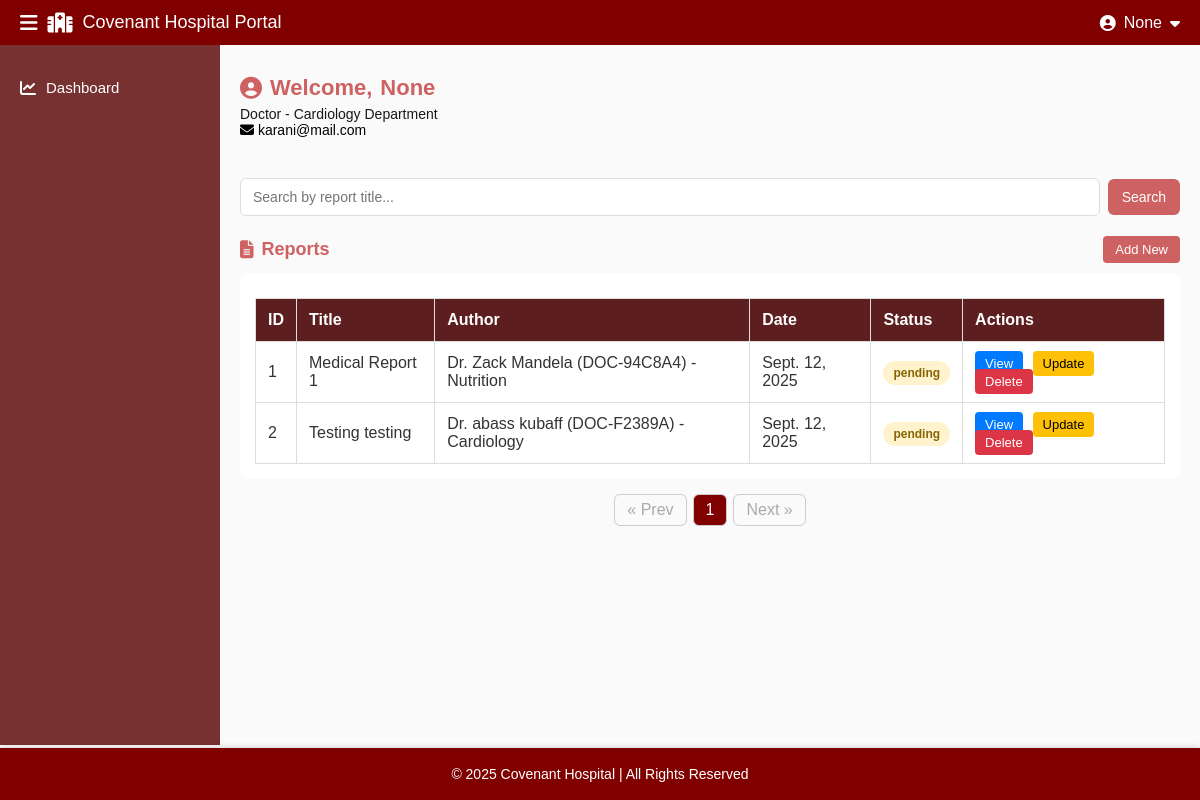
The app's page /reports/ (signed in) with its own data.
### core/models.py (models this page shows, shortened)
class Report(models.Model):
    STATUS_CHOICES = (
        ('approved', 'Approved'),
        ('pending', 'Pending'),
        ('rejected', 'Rejected'),
    )
    title = models.CharField(max_length=200)
    author = models.ForeignKey(Doctor, on_delete=models.SET_NULL, null=True, blank=True)
    patient = models.ForeignKey(Patient, on_delete=models.CASCADE, related_name="reports")
    date = models.DateField(auto_now_add=True)
    status = models.CharField(max_length=20, choices=STATUS_CHOICES, default='pending')
    content = RichTextField()

class Doctor(models.Model):
    doctor_id = models.CharField(max_length=20, unique=True, editable=False, blank=True, null=True)  # ✅
    name = models.CharField(max_length=200)
    specialty = models.CharField(max_length=100)
    email = models.EmailField(blank=True, null=True)
    phone = models.CharField(max_length=20, blank=True, null=True)
    department = models.CharField(max_length=100)
    def __str__(self):
        return f"Dr. {self.name} ({self.doctor_id}) - {self.specialty}"

### core/views.py (the view)
# urls.py: path("reports/", views.reports, name="reports"),
@session_required
def reports(request):
    role = request.session.get("user_role")
    q = request.GET.get("q", "").strip()
    if role == "doctor":
        doctor_id = request.session.get("doctor_id")
        doctor = Doctor.objects.filter(id=doctor_id).first()
        reports_list = Report.objects.filter(author=doctor).select_related("author", "patient").order_by("-date")
    elif role == "patient":
        patient_id = request.session.get("patient_id")
        patient = Patient.objects.filter(id=patient_id).first()
        reports_list = Report.objects.filter(patient=patient).select_related("author", "patient").order_by("-date")
    else:  # admin
        reports_list = Report.objects.select_related("author", "patient").all().order_by("-date")
    if q:
        reports_list = reports_list.filter(
            Q(title__icontains=q) |
            Q(author__name__icontains=q) |
            Q(patient__name__icontains=q)
        )
    paginator = Paginator(reports_list, 10)
    page_number = request.GET.get("page")
    reports_page = paginator.get_page(page_number)
    return render(request, "dashboard/reports.html", {
        "reports": reports_page,
        "query": q
    })

### core/context_processors.py (called while the page is built)
def session_user(request):
    role = request.session.get("user_role")
    name = None
    if role == "doctor":
        doctor_id = request.session.get("doctor_id")
        if doctor_id:
            doctor = Doctor.objects.filter(id=doctor_id).first()
            if doctor:
                name = f"Dr. {doctor.name}"
    elif role == "patient":
        patient_id = request.session.get("patient_id")
        if patient_id:
            patient = Patient.objects.filter(id=patient_id).first()
            if patient:
                name = patient.name
    return {
        "session_role": role,
        "session_name": name,
    }

### templates/dashboard/reports.html (shortened to what this page needs)
{% extends "dashboard/base_dashboard.html" %}
{% block page_class %}reports-page{% endblock %}
{% block content %}
<section class="reports-search">
  <form method="get" class="reports-search-form" action="{% url 'reports' %}">
    <div class="reports-search-inputs">
      <input
        type="text"
        name="q"
        placeholder="Search by report title..."
        value="{{ request.GET.q|default:'' }}"
        class="reports-search-field"
        autocomplete="off"
      />
      <button type="submit" class="reports-search-btn">Search</button>
    </div>
  </form>
</section>
      <section class="reports-list-section">
  <div class="section-header">
    <h3><i class="fa-solid fa-file-alt"></i> Reports</h3>
    <a href="#" class="btn-view-all">Add New</a>
  </div>
  <div class="reports-table-wrapper">
    <table class="reports-table">
      <thead>
        <tr>
          <th>ID</th>
          <th>Title</th>
          <th>Author</th>
          <th>Date</th>
          <th>Status</th>
          <th>Actions</th>
        </tr>
      </thead>
      <tbody>
        {% for rep in reports %}
        <tr>
          <td>{{ rep.id }}</td>
          <td>{{ rep.title }}</td>
          <td>{{ rep.author }}</td>
          <td>{{ rep.date }}</td>
          <td><span class="status {{ rep.status|lower }}">{{ rep.status }}</span></td>
          <td>
            <a href="#" class="btn-action view">View</a>
            <a href="#" class="btn-action update">Update</a>
            <a href="#" class="btn-action delete">Delete</a>
          </td>
        </tr>
        {% empty %}
        <tr><td colspan="6">No reports found.</td></tr>
        {% endfor %}
      </tbody>
    </table>
  </div>
  <div class="reports-pagination">
    <ul class="pagination-list">
      {% if reports.has_previous %}
        <li><a href="?page={{ reports.previous_page_number }}{% if query %}&q={{ query }}{% endif %}">&laquo; Prev</a></li>
      {% else %}
        <li class="disabled">&laquo; Prev</li>
      {% endif %}
      {% for num in reports.paginator.page_range %}
        {% if reports.number == num %}
          <li class="active-page">{{ num }}</li>
        {% else %}
          <li><a href="?page={{ num }}{% if query %}&q={{ query }}{% endif %}">{{ num }}</a></li>
        {% endif %}
      {% endfor %}
      {% if reports.has_next %}
        <li><a href="?page={{ reports.next_page_number }}{% if query %}&q={{ query }}{% endif %}">Next &raquo;</a></li>
      {% else %}
        <li class="disabled">Next &raquo;</li>
      {% endif %}
    </ul>
  </div>
</section>
{% endblock %}

### templates/dashboard/base_dashboard.html (shortened to what this page needs)
{% load static %}
<!DOCTYPE html>
<html lang="en">
<head>
  <link rel="stylesheet" href="{% static 'css/dashboard.css' %}">
  <link rel="stylesheet" href="https://cdnjs.cloudflare.com/ajax/libs/font-awesome/6.5.0/css/all.min.css">
</head>
<body>
  <nav class="dashboard-navbar">
    <div class="nav-left">
      <i class="fa-solid fa-bars menu-toggle"></i>
      <i class="fa-solid fa-hospital"></i>
      <span class="nav-title">Covenant Hospital Portal</span>
    </div>
    <div class="nav-right">
      <i class="fa-solid fa-user-circle"></i>
      <span class="username">{{session_name}}</span>
      <i class="fa-solid fa-caret-down dropdown-toggle"></i>
    </div>
  </nav>
  <div class="dashboard-container {% block page_class %}{% endblock %}">
<aside class="dashboard-sidebar">
  <ul>
    <li class="{% if request.resolver_match.url_name == 'dashboard' %}active{% endif %}">
      <a href="{% url 'dashboard' %}"><i class="fa-solid fa-chart-line"></i> Dashboard</a>
    </li>
  </ul>
</aside>
    <main class="dashboard-main">
      <section class="user-profile">
        <h2><i class="fa-solid fa-user-circle"></i> Welcome,
          <span class="username">{{ session_name }}</span>
        </h2>
        <p class="role">Doctor - Cardiology Department</p>
        <p class="email"><i class="fa-solid fa-envelope"></i> {{ user.email }}</p>
      </section>
      {% block content %}{% endblock %}
    </main>
  </div>
  <footer class="dashboard-footer">
    <p>&copy; 2025 Covenant Hospital | All Rights Reserved</p>
  </footer>
</body>
</html>

### static/css/dashboard.css (style rules this page uses)
* { margin: 0; padding: 0; box-sizing: border-box; }
body { font-family: Arial, sans-serif; background: #f8f8f8; color: #333; }
.dashboard-navbar { position: sticky; top: 0; width: 100%; background: maroon; color: #fff; display: flex; justify-content: space-between; align-items: center; padding: 12px 20px; z-index: 1000; }
.dashboard-navbar .nav-left { display: flex; align-items: center; gap: 10px; font-size: 18px; }
.dashboard-navbar .nav-left i { font-size: 20px; }
.dashboard-navbar .nav-right { position: relative; cursor: pointer; display: flex; align-items: center; gap: 8px; }
.dashboard-container { display: flex; min-height: calc(100vh - 100px); background: #fafafa; }
.dashboard-sidebar { width: 220px; background: #773131; color: #fff; padding: 20px 0; transition: transform 0.3s ease; max-height: calc(100vh - 60px); overflow-y: auto; }
.dashboard-sidebar ul { list-style: none; margin: 0; padding: 0; }
.dashboard-sidebar li { padding: 14px 20px; font-size: 15px; display: flex; align-items: center; gap: 12px; cursor: pointer; transition: background 0.3s ease, color 0.3s ease; }
.dashboard-sidebar a { text-decoration: none; color: inherit; display: flex; align-items: center; gap: 10px; }
.dashboard-sidebar li i { font-size: 16px; }
.dashboard-main { flex: 1; padding: 20px; margin-top: 10px; padding-bottom: 80px; }
.user-profile { margin-bottom: 20px; }
.user-profile h2 { font-size: 22px; margin-bottom: 5px; color: rgb(206, 97, 97); display: flex; align-items: center; gap: 8px; }
.user-profile .role { font-size: 14px; color: #181818; }
.user-profile .email { font-size: 14px; color: #000000; }
.section-header { display: flex; justify-content: space-between; align-items: center; margin: 20px 0 10px; }
.section-header h3 { font-size: 18px; color: rgb(206, 97, 97); display: flex; align-items: center; gap: 8px; }
.btn-view-all { background: rgb(206, 97, 97); color: #fff; padding: 6px 12px; border-radius: 4px; text-decoration: none; font-size: 13px; }
.appointments-table, .patients-table, .reports-table { min-width: 600px; }
.status { padding: 5px 10px; border-radius: 12px; font-size: 12px; font-weight: bold; }
.status.pending { background: #fff3cd; color: #856404; }
.btn-action { padding: 5px 10px; font-size: 13px; border-radius: 4px; text-decoration: none; margin-right: 5px; }
.btn-action.view { background: #007bff; color: #fff; }
.btn-action.update { background: #ffc107; color: #000; }
.btn-action.delete { background: #dc3545; color: #fff; }
.reports-table { width: 100%; border-collapse: collapse; margin-top: 10px; }
.reports-table th, .reports-table td { border: 1px solid #ddd; padding: 10px; text-align: left; }
.reports-table th { background: #f2f2f2; }
.dashboard-footer { position: fixed; bottom: 0; width: 100%; background: #800000; color: #fff; text-align: center; padding: 18px; font-size: 14px; box-shadow: 0 -2px 5px rgba(0,0,0,0.1); }
.reports-page .reports-search { margin: 16px 0; }
.reports-page .reports-search-form .reports-search-inputs { display: flex; gap: 8px; align-items: center; }
.reports-page .reports-search-field { flex: 1; padding: 10px 12px; border-radius: 6px; border: 1px solid #ddd; font-size: 14px; min-width: 220px; }
.reports-page .reports-search-btn { padding: 10px 14px; border-radius: 6px; border: none; background: rgb(206, 97, 97); color: #fff; cursor: pointer; font-size: 14px; }
.reports-page .reports-table-wrapper { overflow-x: auto; background: #fff; padding: 15px; border-radius: 8px; }
.reports-page .reports-table { width: 100%; border-collapse: collapse; }
.reports-page .reports-table th, .reports-page .reports-table td { padding: 12px; border-bottom: 1px solid #ddd; }
.reports-page .reports-table th { background: #5c1e1e; color: #fff; }
.reports-page .reports-pagination { margin-top: 15px; text-align: center; }
.reports-page .pagination-list { display: inline-flex; list-style: none; gap: 6px; }
.reports-page .pagination-list li { padding: 6px 12px; border: 1px solid #ccc; border-radius: 6px; }
.reports-page .pagination-list .active-page { background: maroon; color: #fff; }
.reports-page .pagination-list .disabled { color: #aaa; cursor: not-allowed; }

### records on screen
Report: id "1", title "Medical Report 1", author "Dr. Zack Mandela (DOC-94C8A4) - Nutrition", date "Sept. 12, 2025", status "pending"
Report: id "2", title "Testing testing", author "Dr. abass kubaff (DOC-F2389A) - Cardiology", date "Sept. 12, 2025", status "pending"

### other values on screen
{{ session_name }} "None"
{{ user.email }} "karani@mail.com"
{{ num }} "1"
